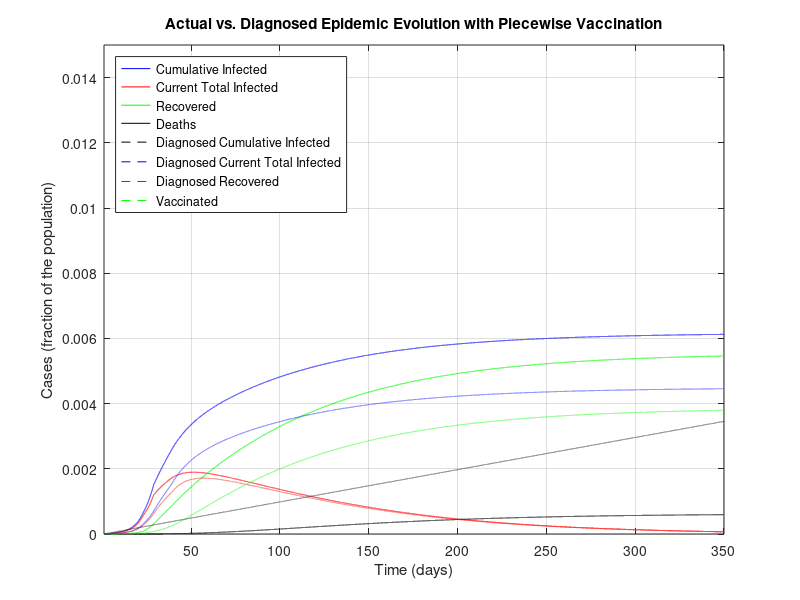
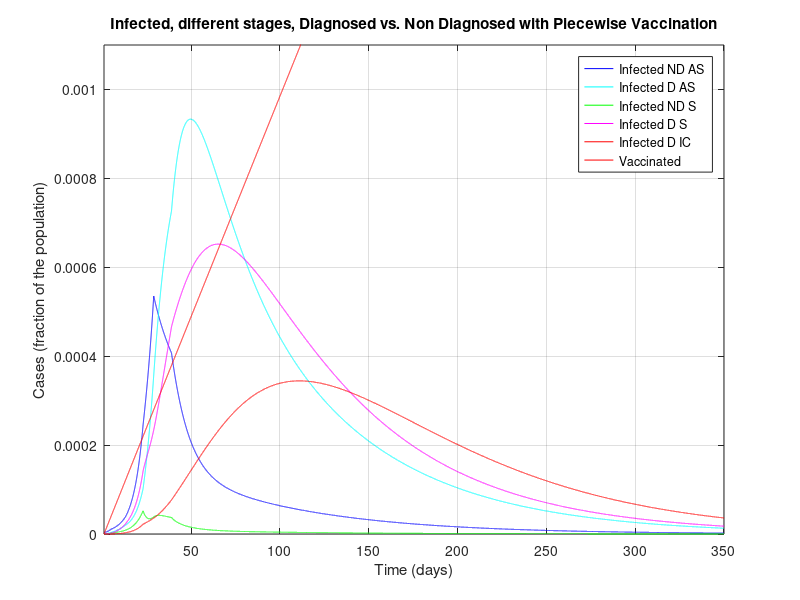
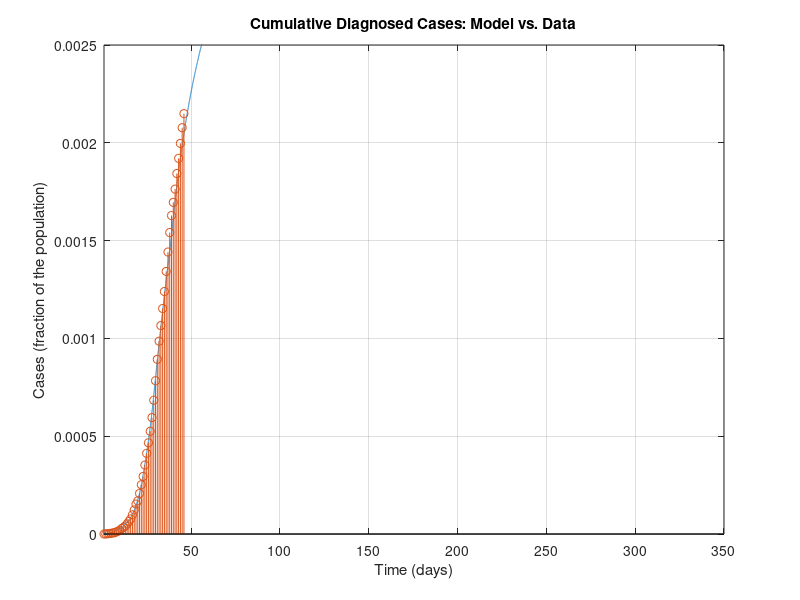
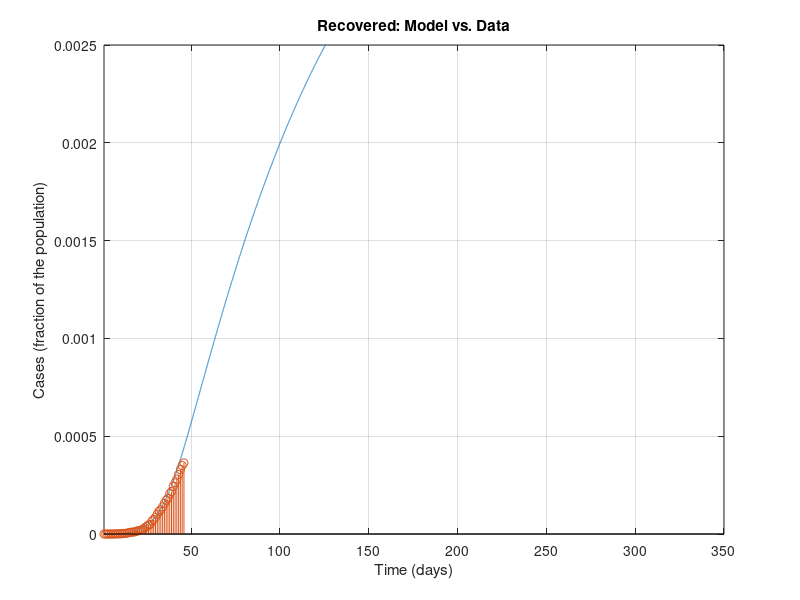

The MATLAB script that drew these images, in order:
%%%%%%%%%%%%%%%%%%%%%%%%%%%%%%%%%%%%%%%%
%%%%%%%%%%%%%%%%%%%%%%%%%%%%%%%%%%%%%%%%
% MATLAB Code for epidemic simulations with the SIDARTHE model in the work
%
% Modelling the COVID-19 epidemic and implementation of population-wide interventions in Italy
% by Giulia Giordano, Franco Blanchini, Raffaele Bruno, Patrizio Colaneri, Alessandro Di Filippo, Angela Di Matteo, Marta Colaneri
% 
% Giulia Giordano, April 5, 2020
% Contact: giulia.giordano@unitn.it
%%%%%%%%%%%%%%%%%%%%%%%%%%%%%%%%%%%%%%%%
%%%%%%%%%%%%%%%%%%%%%%%%%%%%%%%%%%%%%%%%

clear all
close all
clc

%%%%%%%%%%%%%%%%%%%%%%%%%%%%%%%%%%%%%%%%
% DATA
%%%%%%%%%%%%%%%%%%%%%%%%%%%%%%%%%%%%%%%%

% Italian population
popolazione=60e6;

% Data 20 February - 5 April (46 days):
% Total Cases
CasiTotali = [3 20 79 132 219 322 400 650 888 1128 1694 2036 2502 3089 3858 4636 5883 7375 9172 10149 12462 15113 17660 21157 24747 27980 31506 35713 41035 47021 53578 59138 63927 69176 74386 80539 86498 92472 97689 101739 105792 110574 115242 119827 124632 128948]/popolazione; % D+R+T+E+H_diagnosticati
% Deaths
Deceduti = [0 1 2 2 5 10 12 17 21 29 34 52 79 107 148 197 233 366 463 631 827 1016 1266 1441 1809 2158 2503 2978 3405 4032 4825 5476 6077 6820 7503 8165 9134 10023 10779 11591 12428 13155 13915 14681 15362 15887]/popolazione; % E
% Recovered
Guariti = [0 0 0 1 1 1 3 45 46 50 83 149 160 276 414 523 589 622 724 1004 1045 1258 1439 1966 2335 2749 2941 4025 4440 5129 6072 7024 7432 8326 9362 10361 10950 12384 13030 14620 15729 16847 18278 19758 20996 21815]/popolazione; % H_diagnosticati
% Currently Positive
Positivi = [3 19 77 129 213 311 385 588 821 1049 1577 1835 2263 2706 3296 3916 5061 6387 7985 8514 10590 12839 14955 17750 20603 23073 26062 28710 33190 37860 42681 46638 50418 54030 57521 62013 66414 70065 73880 75528 77635 80572 83049 85388 88274 91246]/popolazione; % D+R+T

% Data 23 February - 5 April (from day 4 to day 46)
% Currently positive: isolated at home
Isolamento_domiciliare = [49 91 162 221 284 412 543 798 927 1000 1065 1155 1060 1843 2180 2936 2599 3724 5036 6201 7860 9268 10197 11108 12090 14935 19185 22116 23783 26522 28697 30920 33648 36653 39533 42588 43752 45420 48134 50456 52579 55270 58320]/popolazione; %D
% Currently positive: hospitalised
Ricoverati_sintomi = [54 99 114 128 248 345 401 639 742 1034 1346 1790 2394 2651 3557 4316 5038 5838 6650 7426 8372 9663 11025 12894 14363 15757 16020 17708 19846 20692 21937 23112 24753 26029 26676 27386 27795 28192 28403 28540 28741 29010 28949]/popolazione; % R
% Currently positive: ICU
Terapia_intensiva = [26 23 35 36 56 64 105 140 166 229 295 351 462 567 650 733 877 1028 1153 1328 1518 1672 1851 2060 2257 2498 2655 2857 3009 3204 3396 3489 3612 3732 3856 3906 3981 4023 4035 4053 4068 3994 3977]/popolazione; %T


%%%%%%%%%%%%%%%%%%%%%%%%%%%%%%%%%%%%%%%%
% PARAMETERS
%%%%%%%%%%%%%%%%%%%%%%%%%%%%%%%%%%%%%%%%

% Simulation horizon: CAN BE MODIFIED AT ONE'S WILL PROVIDED THAT IT IS AT
% LEAST EQUAL TO THE NUMBER OF DAYS FOR WHICH DATA ARE AVAILABLE
Orizzonte = 350;

% Plot yes/no: SET TO 1 IF PDF FIGURES MUST BE GENERATED, 0 OTHERWISE
plotPDF = 0;

% Time-step for Euler discretisation of the continuous-time system
step=0.01;

% Transmission rate due to contacts with UNDETECTED asymptomatic infected
alfa=0.57;
% Transmission rate due to contacts with DETECTED asymptomatic infected
beta=0.0114;
% Transmission rate due to contacts with UNDETECTED symptomatic infected
gamma=0.456;
% Transmission rate due to contacts with DETECTED symptomatic infected
delta=0.0114;

% Detection rate for ASYMPTOMATIC
epsilon=0.171;
% Detection rate for SYMPTOMATIC
theta=0.3705;

% Worsening rate: UNDETECTED asymptomatic infected becomes symptomatic
zeta=0.1254;
% Worsening rate: DETECTED asymptomatic infected becomes symptomatic
eta=0.1254;

% Worsening rate: UNDETECTED symptomatic infected develop life-threatening
% symptoms
mu=0.0171;
% Worsening rate: DETECTED symptomatic infected develop life-threatening
% symptoms
nu=0.0274;

% Mortality rate for infected with life-threatening symptoms
tau=0.01;

% Recovery rate for undetected asymptomatic infected
lambda=0.0342;
% Recovery rate for detected asymptomatic infected
rho=0.0342;
% Recovery rate for undetected symptomatic infected
kappa=0.0171;
% Recovery rate for detected symptomatic infected
xi=0.0171;
% Recovery rate for life-threatened symptomatic infected
sigma=0.0171;

%to add the SIDARTHE-V version add a new constant phi
phi=0.00001;
%phi=0.5;
rein=0;
rein_vacc=0;

%%%%%%%%%%%%%%%%%%%%%%%%%%%%%%%%%%%%%%%%
% DEFINITIONS
%%%%%%%%%%%%%%%%%%%%%%%%%%%%%%%%%%%%%%%%

% Parameters
r1=epsilon+zeta+lambda;
r2=eta+rho;
r3=theta+mu+kappa;
r4=nu+xi;
r5=sigma+tau;

% Initial R0
R0_iniziale=alfa/r1+beta*epsilon/(r1*r2)+gamma*zeta/(r1*r3)+delta*eta*epsilon/(r1*r2*r4)+delta*zeta*theta/(r1*r3*r4);

% Time horizon
t=1:step:Orizzonte;

% Vectors for time evolution of variables
S=zeros(1,length(t));
I=zeros(1,length(t));
D=zeros(1,length(t));
A=zeros(1,length(t));
R=zeros(1,length(t));
T=zeros(1,length(t));
H=zeros(1,length(t));
H_diagnosticati=zeros(1,length(t)); % DIAGNOSED recovered only!
E=zeros(1,length(t));
%For SIDARTHE-V add a V
V=zeros(1,length(t));

% Vectors for time evolution of actual/perceived Case Fatality Rate
M=zeros(1,length(t));
P=zeros(1,length(t));

%%%%%%%%%%%%%%%%%%%%%%%%%%%%%%%%%%%%%%%%
% INITIAL CONDITIONS
%%%%%%%%%%%%%%%%%%%%%%%%%%%%%%%%%%%%%%%%

I(1)=200/popolazione;
D(1)=20/popolazione;
A(1)=1/popolazione;
R(1)=2/popolazione;
T(1)=0.00;
H(1)=0.00;
E(1)=0.00;
V(1)=0.00;%For SIDARTHE-V
S(1)=1-I(1)-D(1)-A(1)-R(1)-T(1)-H(1)-E(1)-V(1);

H_diagnosticati(1) = 0.00; % DIAGNOSED recovered only
Infetti_reali(1)=I(1)+D(1)+A(1)+R(1)+T(1); % Actual currently infected

M(1)=0;
P(1)=0;

% Whole state vector
%Added a V(1) at the end
x=[S(1);I(1);D(1);A(1);R(1);T(1);H(1);E(1);V(1);H_diagnosticati(1);Infetti_reali(1)];

%%%%%%%%%%%%%%%%%%%%%%%%%%%%%%%%%%%%%%%%
% SIMULATION
%%%%%%%%%%%%%%%%%%%%%%%%%%%%%%%%%%%%%%%%

% "Control" binary variables to compute the new R0 every time a policy has
% changed the parameters
plottato = 0;
plottato1 = 0;
plottato_bis = 0;
plottato_tris = 0;
plottato_quat = 0;

for i=2:length(t)
    
    if (i>4/step) % Basic social distancing (awareness, schools closed)
        alfa=0.4218;
        gamma=0.285;
        beta = 0.0057;
        delta=0.0057;
        %phi=0.000001;
        if plottato == 0 % Compute the new R0
            r1=epsilon+zeta+lambda;
            r2=eta+rho;
            r3=theta+mu+kappa;
            r4=nu+xi;
            r5=sigma+tau;
            R0_primemisure=alfa/r1+beta*epsilon/(r1*r2)+gamma*zeta/(r1*r3)+delta*eta*epsilon/(r1*r2*r4)+delta*zeta*theta/(r1*r3*r4)
            plottato = 1;
        end
    end
    
    if (i>12/step)
        % Screening limited to / focused on symptomatic subjects
        epsilon=0.1425;
        %phi=0.00001;
        if plottato1 == 0
            r1=epsilon+zeta+lambda;
            r2=eta+rho;
            r3=theta+mu+kappa;
            r4=nu+xi;
            r5=sigma+tau;
            R0_primemisureeps=alfa/r1+beta*epsilon/(r1*r2)+gamma*zeta/(r1*r3)+delta*eta*epsilon/(r1*r2*r4)+delta*zeta*theta/(r1*r3*r4)
            plottato1 = 1;
        end
    end
    
    if (i>22/step) % Social distancing: lockdown, mild effect
        
        alfa=0.36;
        beta=0.005;
        gamma=0.2;
        delta=0.005;
        
        mu = 0.008;
        nu = 0.015;
        
        zeta=0.034;
        eta=0.034;
        
        lambda=0.08;
        rho=0.0171;
        kappa=0.0171;
        xi=0.0171;
        sigma=0.0171;
        %phi=0.00005;
        
        if plottato_bis == 0 % Compute the new R0
            r1=epsilon+zeta+lambda;
            r2=eta+rho;
            r3=theta+mu+kappa;
            r4=nu+xi;
            r5=sigma+tau;
            R0_secondemisure=(alfa*r2*r3*r4+epsilon*beta*r3*r4+gamma*zeta*r2*r4+delta*eta*epsilon*r3+delta*zeta*theta*r2)/(r1*r2*r3*r4)
            plottato_bis = 1;
        end
    end
    
    if (i>28/step) % Social distancing: lockdown, strong effect
        
        alfa=0.21;
        gamma=0.11;
        %phi=0.0001;
        
        if plottato_tris == 0 % Compute the new R0
            r1=epsilon+zeta+lambda;
            r2=eta+rho;
            r3=theta+mu+kappa;
            r4=nu+xi;
            r5=sigma+tau;
            R0_terzemisure=(alfa*r2*r3*r4+epsilon*beta*r3*r4+gamma*zeta*r2*r4+delta*eta*epsilon*r3+delta*zeta*theta*r2)/(r1*r2*r3*r4)
            plottato_tris = 1;
        end
    end
    
    if (i>38/step) % Broader diagnosis campaign
        
        epsilon = 0.2;
        rho=0.02;
        kappa=0.02;
        xi=0.02;
        sigma=0.01;
        
        zeta=0.025;
        eta=0.025;
        %phi=0.0005;
        
        if plottato_quat == 0 % Compute the new R0
            r1=epsilon+zeta+lambda;
            r2=eta+rho;
            r3=theta+mu+kappa;
            r4=nu+xi;
            r5=sigma+tau;
            R0_quartemisure=(alfa*r2*r3*r4+epsilon*beta*r3*r4+gamma*zeta*r2*r4+delta*eta*epsilon*r3+delta*zeta*theta*r2)/(r1*r2*r3*r4)
            plottato_quat = 1;
        end
    end

    %Add a ramping up vacc campaign
    if (i>5/step)
        phi=0.00001;
        rein=0.000001;
        rein_vacc=0.000001;
    elseif (i>50/step)
        phi=0.00005;
        %phi=0.001;
        rein=0.0001;
        rein_vacc=0.0001;
    elseif (i>100/step)
        phi=0.0001;
        rein=0.01;
        rein_vacc=0.001;
    elseif (i>200/step)
        phi=0.0005;
    end
    
    % Compute the system evolution
    %ADDED A NEW zero to the end of each row and added a tenth row with 
    %B=[-alfa*x(2)-beta*x(3)-gamma*x(4)-delta*x(5)-phi*x(9) 0 0 0 0 0 0 0 0 0 0;
     %   alfa*x(2)+beta*x(3)+gamma*x(4)+delta*x(5) -(epsilon+zeta+lambda) 0 0 0 0 0 0 0 0 0;
     %   0 epsilon  -(eta+rho) 0 0 0 0 0 0 0 0;
     %   0 zeta 0 -(theta+mu+kappa) 0 0 0 0 0 0 0;
     %   0 0 eta theta -(nu+xi) 0 0 0 0 0 0;
     %   0 0 0 mu nu  -(sigma+tau) 0 0 0 0 0;
     %   0 lambda rho kappa xi sigma 0 0 0 0 0;
     %   0 0 0 0 0 tau 0 0 0 0 0;
     %   phi*x(1) 0 0 0 0 0 0 0 0 0 0;
     %   0 0 rho 0 xi sigma 0 0 0 0 0;
     %   alfa*x(2)+beta*x(3)+gamma*x(4)+delta*x(5) 0 0 0 0 0 0 0 0 0 0];
    %x=x+B*x*step;
    B=[-alfa*x(2)-beta*x(3)-gamma*x(4)-delta*x(5)-phi*x(9) 0 0 0 0 0 rein 0 rein_vacc 0 0;
        alfa*x(2)+beta*x(3)+gamma*x(4)+delta*x(5) -(epsilon+zeta+lambda) 0 0 0 0 0 0 0 0 0;
        0 epsilon  -(eta+rho) 0 0 0 0 0 0 0 0;
        0 zeta 0 -(theta+mu+kappa) 0 0 0 0 0 0 0;
        0 0 eta theta -(nu+xi) 0 0 0 0 0 0;
        0 0 0 mu nu  -(sigma+tau) 0 0 0 0 0;
        0 lambda rho kappa xi sigma -rein 0 0 0 0;
        0 0 0 0 0 tau 0 0 0 0 0;
        phi*x(1) 0 0 0 0 0 0 0 -rein 0 0;
        0 0 rho 0 xi sigma 0 0 0 0 0;
        alfa*x(2)+beta*x(3)+gamma*x(4)+delta*x(5) 0 0 0 0 0 0 0 0 0 0];
    x=x+B*x*step;
    
    % Update variables
    
    S(i)=x(1);
    I(i)=x(2);
    D(i)=x(3);
    A(i)=x(4);
    R(i)=x(5);
    T(i)=x(6);
    H(i)=x(7);
    E(i)=x(8);
    V(i)=x(9);%added V
    
    H_diagnosticati(i)=x(10);
    Infetti_reali(i)=x(11);
    
    % Update Case Fatality Rate
    
    M(i)=E(i)/(S(1)-S(i));
    P(i)=E(i)/((epsilon*r3+(theta+mu)*zeta)*(I(1)+S(1)-I(i)-S(i))/(r1*r3)+(theta+mu)*(A(1)-A(i))/r3);
    
end

%%%%%%%%%%%%%%%%%%%%%%%%%%%%%%%%%%%%%%%%
% FINAL VALUES
%%%%%%%%%%%%%%%%%%%%%%%%%%%%%%%%%%%%%%%%

% Variables
Sbar=S(length(t));
Ibar=I(length(t));
Dbar=D(length(t));
Abar=A(length(t));
Rbar=R(length(t));
Tbar=T(length(t));
Hbar=H(length(t));
Ebar=E(length(t));
Vbar=V(length(t));

% Case fatality rate
Mbar=M(length(t));
Pbar=P(length(t));

% Case fatality rate from formulas
Mbar1=Ebar/(S(1)-Sbar);
Pbar1=Ebar/((epsilon*r3+(theta+mu)*zeta)*(I(1)+S(1)-Sbar-Ibar)/(r1*r3)+(theta+mu)*(A(1)-Abar)/r3);

%%%%%%%%%%%%%%%%%%%%%%%%%%%%%%%%%%%%%%%%
% FIGURES
%%%%%%%%%%%%%%%%%%%%%%%%%%%%%%%%%%%%%%%%

figure
plot(t,Infetti_reali,'b',t,I+D+A+R+T,'r',t,H,'g',t,E,'k',t,V,'black--')%added V
hold on
plot(t,D+R+T+E+H_diagnosticati,'--b',t,D+R+T,'--r',t,H_diagnosticati,'--g')
xlim([t(1) t(end)])
ylim([0 0.015])
title('Actual vs. Diagnosed Epidemic Evolution with Piecewise Vaccination')
xlabel('Time (days)')
ylabel('Cases (fraction of the population)')
legend({'Cumulative Infected','Current Total Infected', 'Recovered', 'Deaths','Diagnosed Cumulative Infected','Diagnosed Current Total Infected', 'Diagnosed Recovered', 'Vaccinated'},'Location','northwest')
grid

if plotPDF==1
    set(gcf, 'PaperUnits', 'centimeters');
    set(gcf, 'PaperPosition', [0 0 24 16]);
    set(gcf, 'PaperSize', [24 16]); % dimension on x axis and y axis resp.
    print(gcf,'-dpdf', ['PanoramicaEpidemiaRealevsPercepita.pdf'])
end
%

figure
plot(t,I,'b',t,D,'c',t,A,'g',t,R,'m',t,T,'r',t,V,'r')
xlim([t(1) t(end)])
ylim([0 1.1e-3])
title('Infected, different stages, Diagnosed vs. Non Diagnosed with Piecewise Vaccination')
xlabel('Time (days)')
ylabel('Cases (fraction of the population)')
legend({'Infected ND AS', 'Infected D AS', 'Infected ND S', 'Infected D S', 'Infected D IC','Vaccinated'},'Location','northeast')
grid

if plotPDF==1
    set(gcf, 'PaperUnits', 'centimeters');
    set(gcf, 'PaperPosition', [0 0 24 16]);
    set(gcf, 'PaperSize', [24 16]); % dimension on x axis and y axis resp.
    print(gcf,'-dpdf', ['SuddivisioneInfetti.pdf'])
end

%

figure
plot(t,D+R+T+E+H_diagnosticati)
hold on
stem(t(1:1/step:size(CasiTotali,2)/step),CasiTotali)
xlim([t(1) t(end)])
ylim([0 2.5e-3])
title('Cumulative Diagnosed Cases: Model vs. Data')
xlabel('Time (days)')
ylabel('Cases (fraction of the population)')
grid

if plotPDF==1
    set(gcf, 'PaperUnits', 'centimeters');
    set(gcf, 'PaperPosition', [0 0 16 10]);
    set(gcf, 'PaperSize', [16 10]); % dimension on x axis and y axis resp.
    print(gcf,'-dpdf', ['CasiTotali.pdf'])
end
%

figure
plot(t,H_diagnosticati)
hold on
stem(t(1:1/step:size(CasiTotali,2)/step),Guariti)
xlim([t(1) t(end)])
ylim([0 2.5e-3])
title('Recovered: Model vs. Data')
xlabel('Time (days)')
ylabel('Cases (fraction of the population)')
grid

if plotPDF==1
    set(gcf, 'PaperUnits', 'centimeters');
    set(gcf, 'PaperPosition', [0 0 16 10]);
    set(gcf, 'PaperSize', [16 10]); % dimension on x axis and y axis resp.
    print(gcf,'-dpdf', ['Guariti_diagnosticati.pdf'])
end
%

figure
plot(t,E)
hold on
stem(t(1:1/step:size(CasiTotali,2)/step),Deceduti)
xlim([t(1) t(end)])
ylim([0 2.5e-3])
title('Deaths: Model vs. Data - NOTE: EXCLUDED FROM FITTING')
xlabel('Time (days)')
ylabel('Cases (fraction of the population)')
grid

if plotPDF==1
    set(gcf, 'PaperUnits', 'centimeters');
    set(gcf, 'PaperPosition', [0 0 16 10]);
    set(gcf, 'PaperSize', [16 10]); % dimension on x axis and y axis resp.
    print(gcf,'-dpdf', ['Morti.pdf'])
end
%

figure
plot(t,D+R+T)
hold on
stem(t(1:1/step:size(CasiTotali,2)/step),Positivi)
xlim([t(1) t(end)])
ylim([0 2.5e-3])
title('Infected: Model vs. Data')
xlabel('Time (days)')
ylabel('Cases (fraction of the population)')
grid

if plotPDF==1
    set(gcf, 'PaperUnits', 'centimeters');
    set(gcf, 'PaperPosition', [0 0 16 10]);
    set(gcf, 'PaperSize', [16 10]); % dimension on x axis and y axis resp.
    print(gcf,'-dpdf', ['Positivi_diagnosticati.pdf'])
end
%

figure
plot(t,D)
hold on
stem(t(1+3/step:1/step:1+(size(Ricoverati_sintomi,2)+2)/step),Isolamento_domiciliare)
xlim([t(1) t(end)])
ylim([0 2.5e-3])
title('Infected, No Symptoms: Model vs. Data')
xlabel('Time (days)')
ylabel('Cases (fraction of the population)')
grid

if plotPDF==1
    set(gcf, 'PaperUnits', 'centimeters');
    set(gcf, 'PaperPosition', [0 0 16 10]);
    set(gcf, 'PaperSize', [16 10]); % dimension on x axis and y axis resp.
    print(gcf,'-dpdf', ['InfettiAsintomatici_diagnosticati.pdf'])
end
%

figure
plot(t,R)
hold on
stem(t(1+3/step:1/step:1+(size(Ricoverati_sintomi,2)+2)/step),Ricoverati_sintomi)
xlim([t(1) t(end)])
ylim([0 2.5e-3])
title('Infected, Symptoms: Model vs. Data')
xlabel('Time (days)')
ylabel('Cases (fraction of the population)')
grid

if plotPDF==1
    set(gcf, 'PaperUnits', 'centimeters');
    set(gcf, 'PaperPosition', [0 0 16 10]);
    set(gcf, 'PaperSize', [16 10]); % dimension on x axis and y axis resp.
    print(gcf,'-dpdf', ['InfettiSintomatici_diagnosticati_ricoverati.pdf'])
end
%

figure
plot(t,D+R)
hold on
stem(t(1+3/step:1/step:1+(size(Ricoverati_sintomi,2)+2)/step),Isolamento_domiciliare+Ricoverati_sintomi)
xlim([t(1) t(end)])
ylim([0 2.5e-3])
title('Infected, No or Mild Symptoms: Model vs. Data')
xlabel('Time (days)')
ylabel('Cases (fraction of the population)')
grid

if plotPDF==1
    set(gcf, 'PaperUnits', 'centimeters');
    set(gcf, 'PaperPosition', [0 0 16 10]);
    set(gcf, 'PaperSize', [16 10]); % dimension on x axis and y axis resp.
    print(gcf,'-dpdf', ['InfettiNonGravi_diagnosticati.pdf'])
end

%

figure
plot(t,T)
hold on
stem(t(1+3/step:1/step:1+(size(Ricoverati_sintomi,2)+2)/step),Terapia_intensiva)
xlim([t(1) t(end)])
ylim([0 2.5e-3])
title('Infected, Life-Threatening Symptoms: Model vs. Data')
xlabel('Time (days)')
ylabel('Cases (fraction of the population)')
grid

if plotPDF==1
    set(gcf, 'PaperUnits', 'centimeters');
    set(gcf, 'PaperPosition', [0 0 16 10]);
    set(gcf, 'PaperSize', [16 10]); % dimension on x axis and y axis resp.
    print(gcf,'-dpdf', ['InfettiSintomatici_diagnosticati_terapiaintensiva.pdf'])
end

%Plot the vaccinated
figure
plot(t,V)
hold on
%stem(t(1+3/step:1/step:1+(size(Ricoverati_sintomi,2)+2)/step),Terapia_intensiva)
xlim([t(1) t(end)])
ylim([0 2.5e-3])
title('Vaccinated: Model vs. Data')
xlabel('Time (days)')
ylabel('Vaccinated (fraction of the population)')
grid

%if plotPDF==1
    %set(gcf, 'PaperUnits', 'centimeters');
    %set(gcf, 'PaperPosition', [0 0 16 10]);
    %set(gcf, 'PaperSize', [16 10]); % dimension on x axis and y axis resp.
    %print(gcf,'-dpdf', ['InfettiSintomatici_diagnosticati_terapiaintensiva.pdf'])
%end
